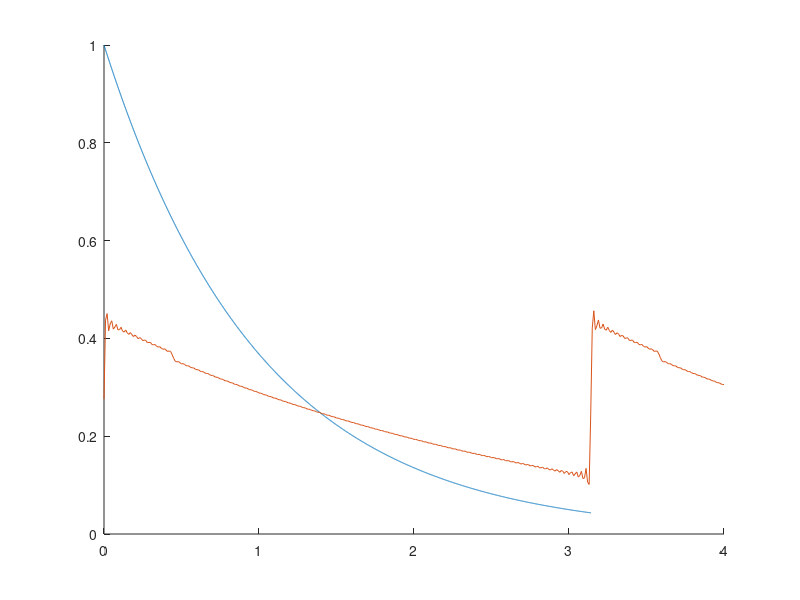
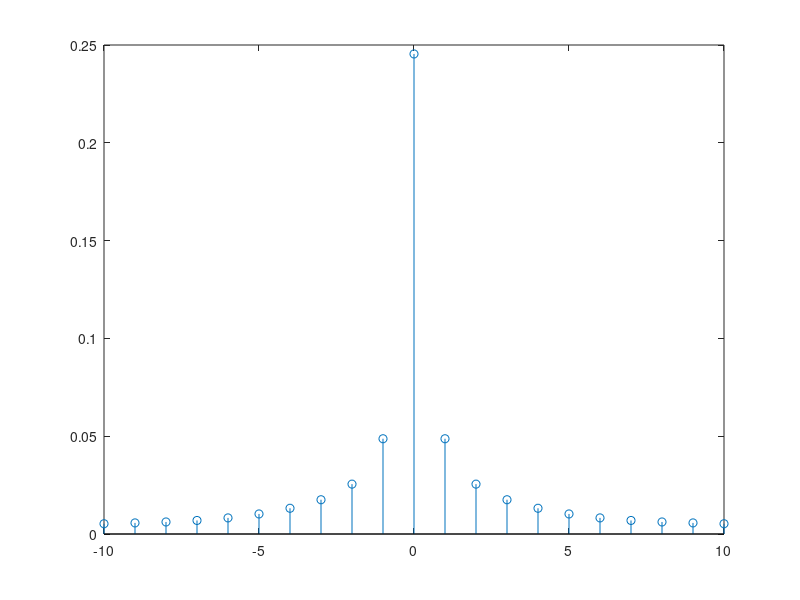
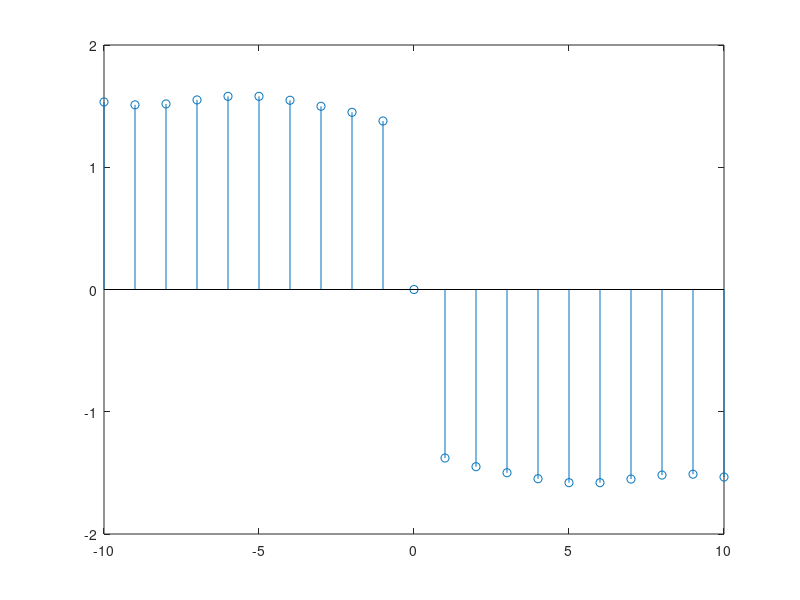

These figures' MATLAB source, in order:
clear all;
close all;

t=linspace(0,pi,pi*1000); % taking the function from 0 to pi only 
x=exp(-t);
figure (1)
hold on
plot(t,x);
clear t;



nneg=-10:-1;
npos=1:10;
xneg=(1./(pi*(1+pi*nneg*j*2))).*(1-exp(-pi*(1+nneg*pi*j*2)));
xpos=(1./(pi*(1+pi*npos*j*2))).*(1-exp(-pi*(1+npos*2*pi*j)));
x0=(1-exp(-4))/4;
n=[nneg 0 npos];
x=[xneg x0 xpos];
figure (2)
stem(n,abs(x));
figure (3)
stem(n,angle(x));

%%======================================================


nneg=-100:-1;  %increase or dec accuraccy
npos=1:100;    %increase or dec accuraccy
xneg=(1./(pi*(1+pi*nneg*j*2))).*(1-exp(-pi*(1+nneg*pi*j*2)));
xpos=(1./(pi*(1+pi*npos*j*2))).*(1-exp(-pi*(1+npos*2*pi*j)));


n=[nneg 0 npos];
x=[xneg x0 xpos];



k=0;
for t=0:.01:4
k=k+1;
xapprox(k)=sum(x.*(exp(j*n*t*2)));
end

t=0:.01:4;
figure (1)
plot(t,xapprox);
